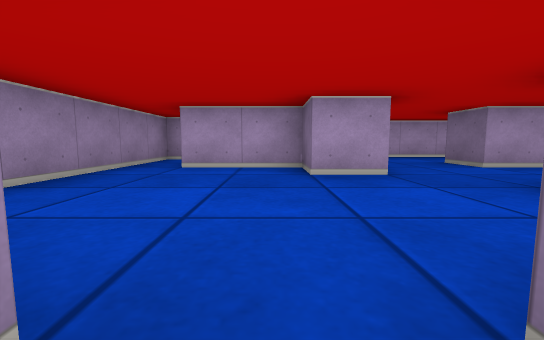
View 1 (above)

22 first-person views from a walk through a cub3D maze. The camera is about half as high as the walls, tilts 6° down and sees 90° across. The floor is counted in squares. Each view is taken from the middle of a square. On the plan, view 1 faces up. The plan holds only what a view shows up to about 9 squares ahead; the rest is blank.

View 2
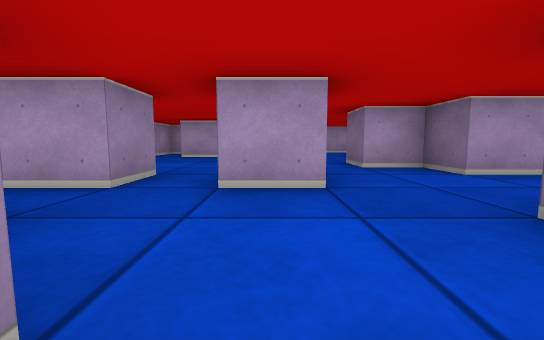

View 3
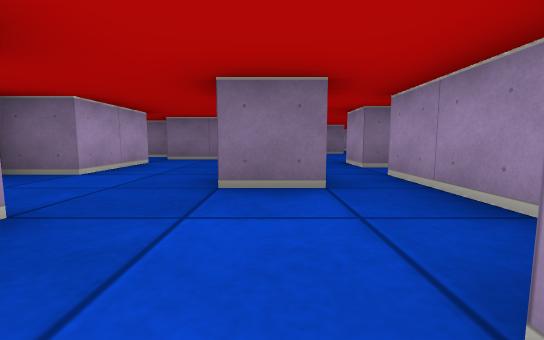

View 4
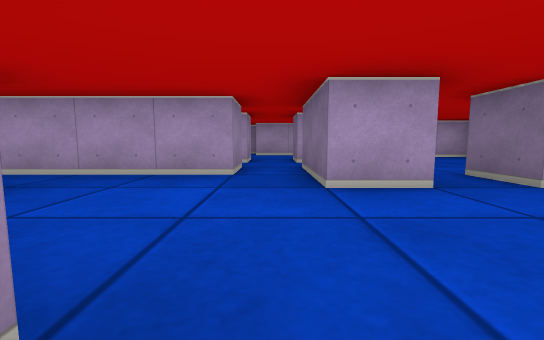

View 5
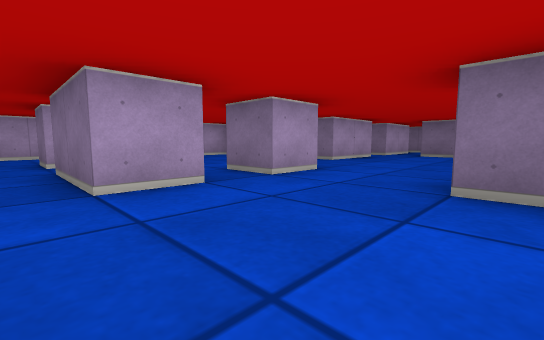

View 6
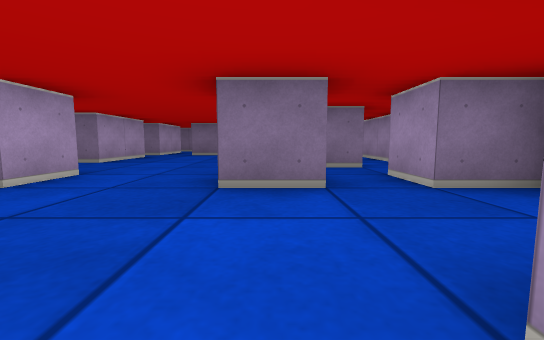

View 7
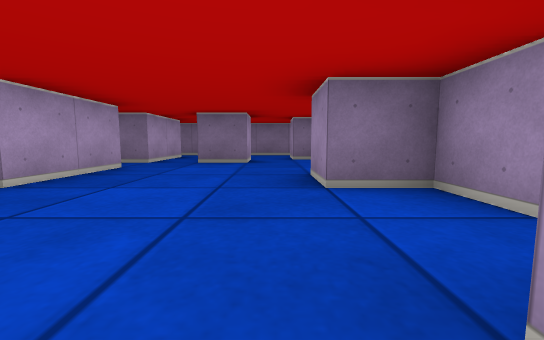

View 8
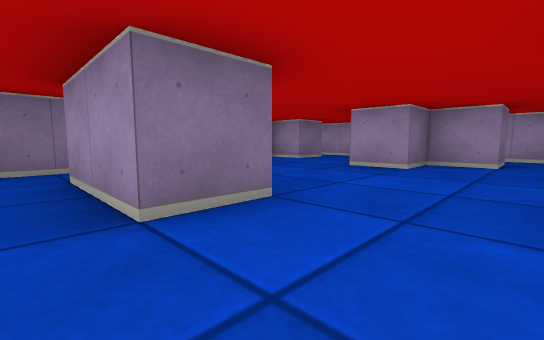

View 9
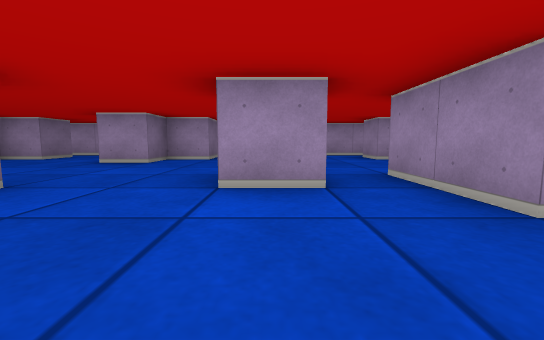

View 10
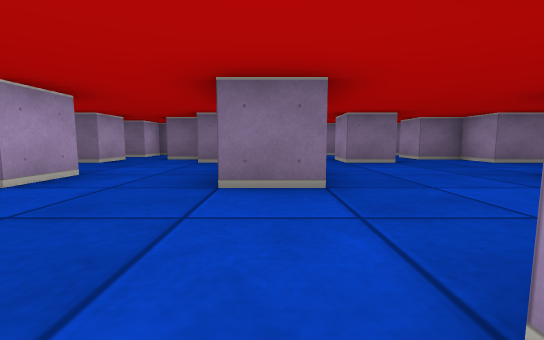

View 11
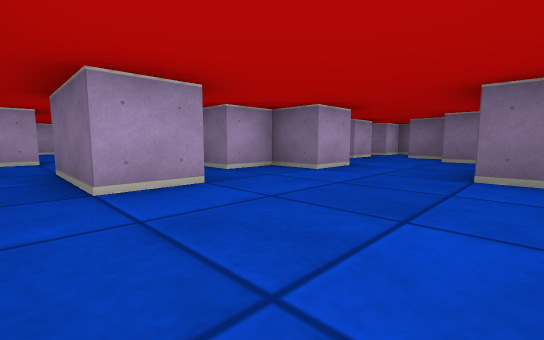

View 12
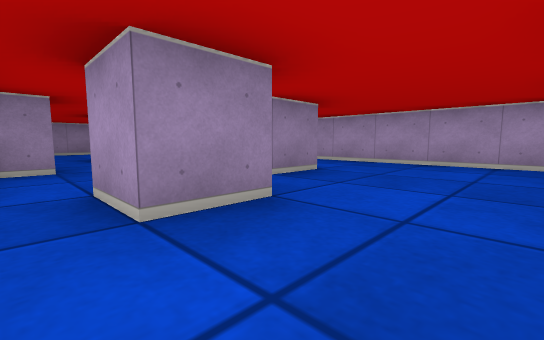

View 13
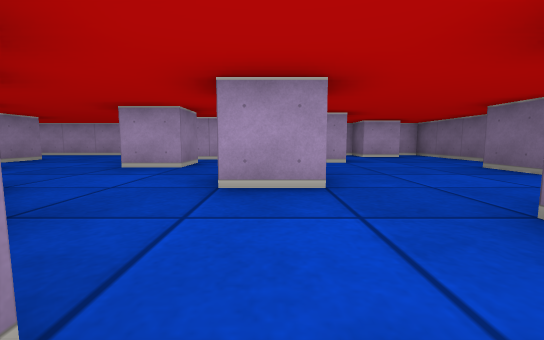

View 14
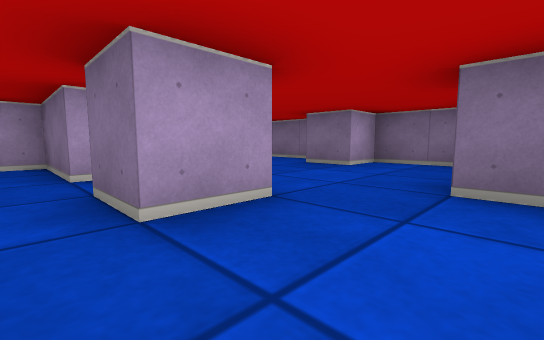

View 15
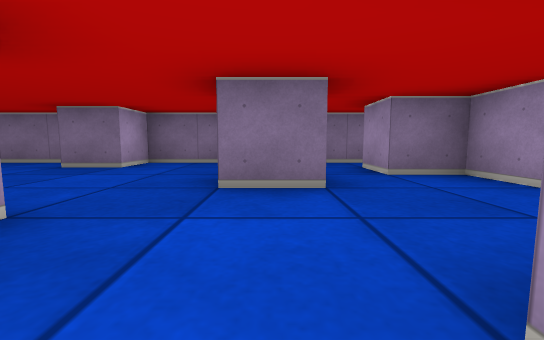

View 16
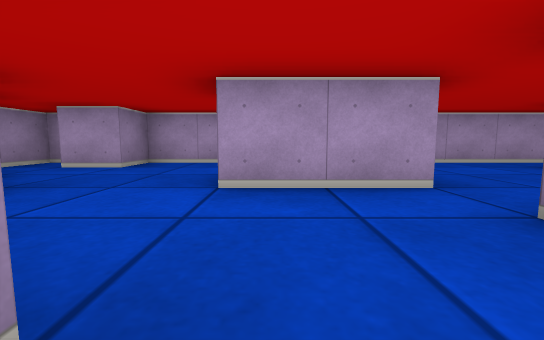

View 17
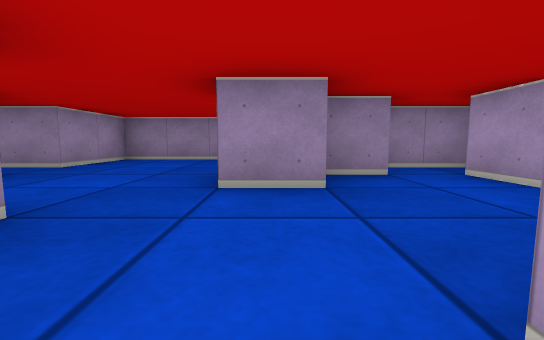

View 18
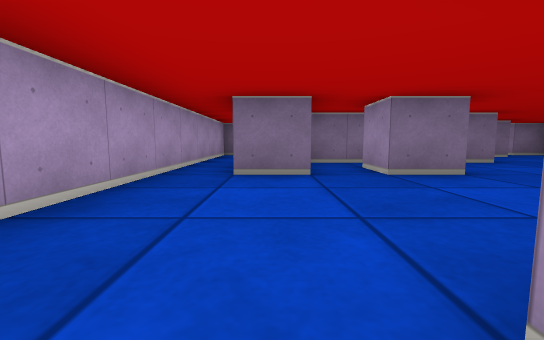

View 19
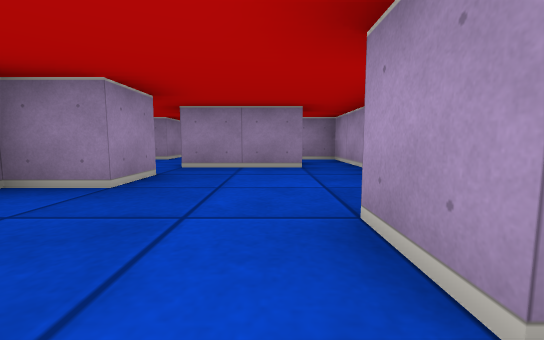

View 20
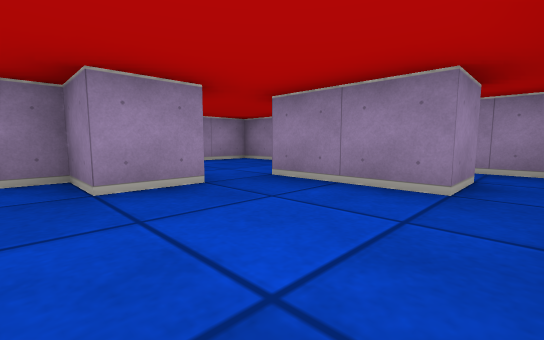

View 21
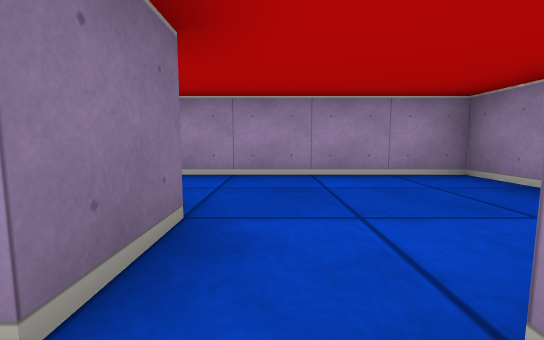

View 22
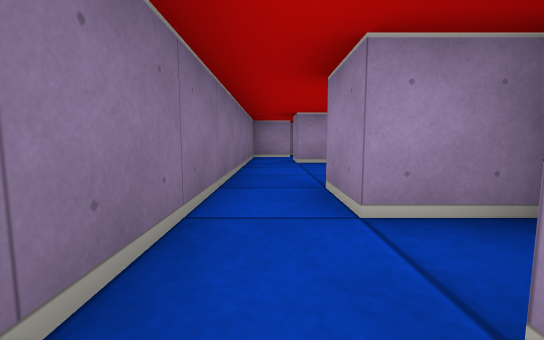

### Floor plan
Key: @ floor where view 1 was taken; # wall or solid block; . floor.
Columns run from 3 left of view 1 to 16 right of it. Each row starts with its distance up from view 1.
  8   ##################
  7 ###.#............#.#
  6 #.#.........##  ...#
  5 #.##...##....###...#
  4 #..##.......#.#....#
  3 #........#........##
  2 #.....#.......#....#
  1 #.....###..#.......#
  0 ###@#.....###...#.##
 -1   ........#.##.....#
 -2    ...#.#........#.#
 -3    #............##.#
 -4   #####.#....##.##.#
 -5   #.....#.#........#
 -6   #.#...........#..#
 -7     #..............#
 -8   ....#...#..#...#.#
 -9   #...##....##..##.#
-10   #.......#.......##
-11   ################

Where each view was taken, in squares from view 1:
view 1: 0 up, 0 right, facing up
view 2: 3 down, 1 right, facing up
view 3: 2 down, 0 right, facing right
view 4: 8 down, 4 right, facing up
view 5: 8 down, 4 right, facing up-right
view 6: 8 down, 4 right, facing right
view 7: 7 down, 7 right, facing right
view 8: 3 down, 8 right, facing down-right
view 9: 2 down, 7 right, facing down
view 10: 4 down, 7 right, facing right
view 11: 4 down, 6 right, facing up-right
view 12: 2 up, 8 right, facing up-left
view 13: 1 down, 11 right, facing up
view 14: 0 up, 10 right, facing up-right
view 15: 0 up, 10 right, facing right
view 16: 2 up, 4 right, facing up
view 17: 4 up, 4 right, facing left
view 18: 6 up, 5 right, facing right
view 19: 6 down, 6 right, facing left
view 20: 5 down, 4 right, facing down-left
view 21: 7 down, 2 right, facing down
view 22: 2 down, 15 right, facing down
